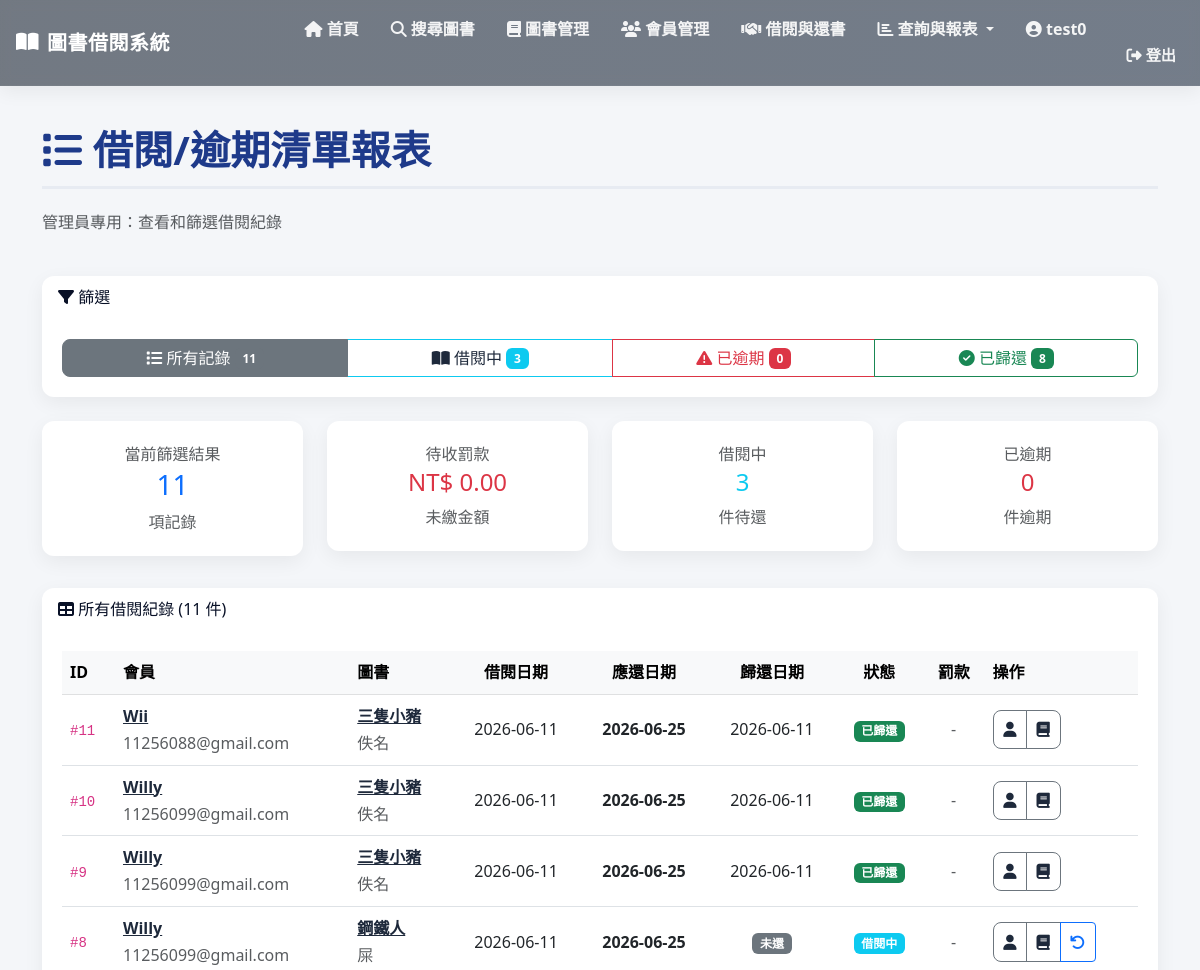
Page /reports/borrow/ (signed in, upper part) on the earlier database version.
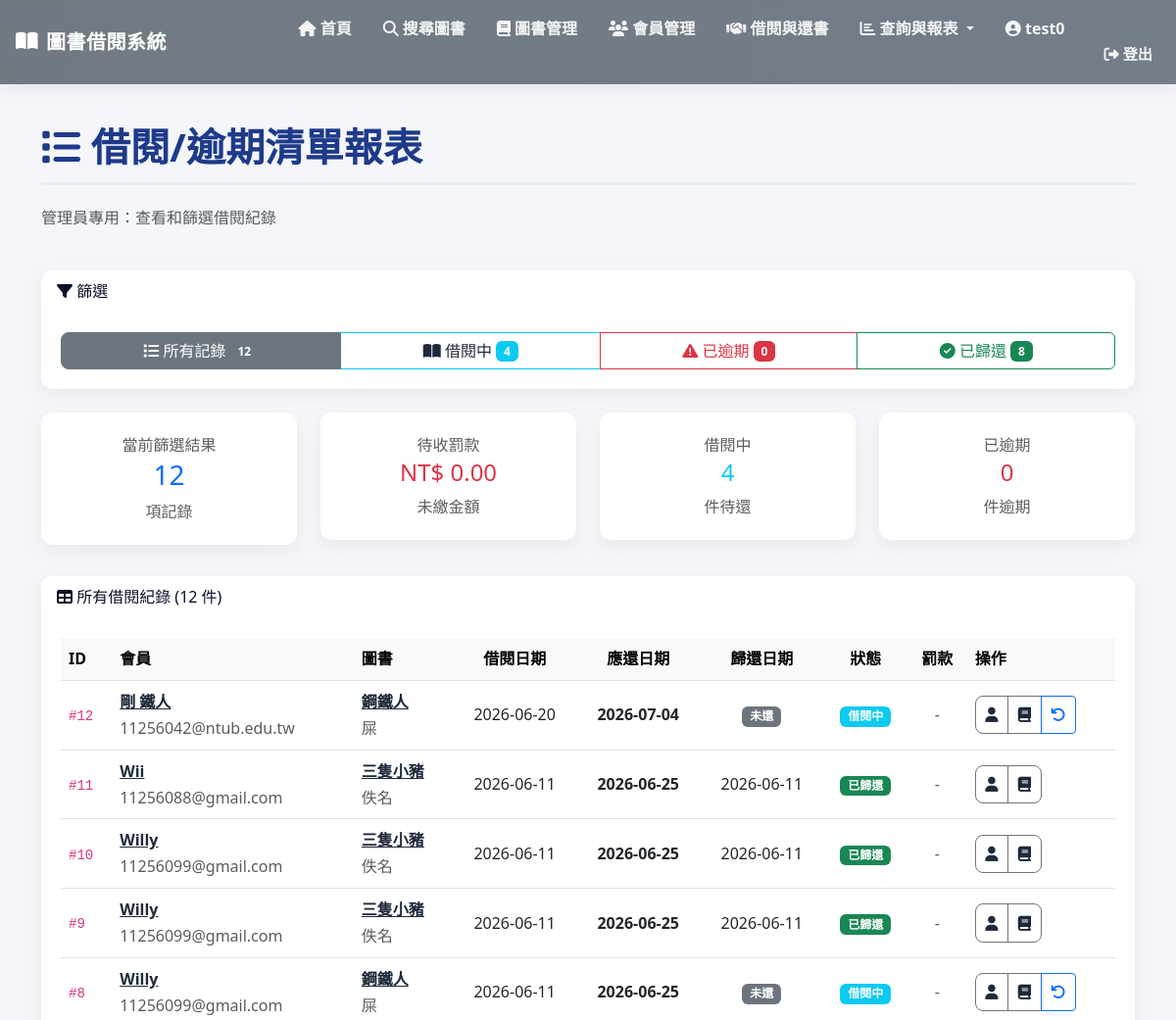
Same page on the later database version.
### library/models.py (models this page shows, shortened)
class BorrowRecord(models.Model):
    STATUS_CHOICES = [
        ('borrowing', '借閱中'),
        ('returned', '已歸還'),
        ('overdue', '已逾期'),
    ]
    member = models.ForeignKey(
        Member,
        on_delete=models.PROTECT,
        verbose_name='會員',
        help_text='借閱會員',
        related_name='borrow_records'
    )
    book = models.ForeignKey(
        Book,
        on_delete=models.PROTECT,
        verbose_name='圖書',
        help_text='被借閱的圖書',
        related_name='borrow_records'
    )
    borrow_date = models.DateTimeField(
        auto_now_add=True,
        verbose_name='借閱日期',
        help_text='借書時間'
    )
    due_date = models.DateField(
        verbose_name='應還日期',
        help_text='應該歸還的日期'
    )
    return_date = models.DateField(
        null=True,
        blank=True,
        verbose_name='實際歸還日期',
        help_text='實際歸還的日期（未歸還則為空）'
    )
    status = models.CharField(
        max_length=20,
        choices=STATUS_CHOICES,
        default='borrowing',
        verbose_name='狀態',
        help_text='借閱狀態（借閱中/已歸還/已逾期）'
    )
    overdue_fine = models.DecimalField(
        max_digits=10,
        decimal_places=2,
        default=0,
        verbose_name='逾期罰款金額',
        help_text='因逾期產生的罰款金額'
    )
    class Meta:
        verbose_name = '借閱紀錄'
        verbose_name_plural = '借閱紀錄'
        ordering = ['-borrow_date']
        indexes = [
            models.Index(fields=['member', 'status']),
            models.Index(fields=['book', 'status']),
        ]

class Member(models.Model):
    STATUS_CHOICES = [
        ('active', '正常'),
        ('suspended', '停權'),
    ]
    user = models.OneToOneField(
        User,
        on_delete=models.CASCADE,
        related_name='member_profile',
        verbose_name='帳號',
        help_text='關聯的系統帳號'
    )
    phone = models.CharField(
        max_length=20,
        verbose_name='電話',
        help_text='會員聯絡電話'
    )
    registration_date = models.DateTimeField(
        auto_now_add=True,
        verbose_name='註冊日期',
        help_text='會員註冊時間'
    )
    status = models.CharField(
        max_length=20,
        choices=STATUS_CHOICES,
        default='active',
        verbose_name='會員狀態',
        help_text='會員當前狀態（正常/停權）'
    )
    outstanding_fine = models.DecimalField(
        max_digits=10,
        decimal_places=2,
        default=0,
        verbose_name='未繳罰款總額',
        help_text='會員目前未繳納的罰款總額'
    )
    class Meta:
        verbose_name = '會員'
        verbose_name_plural = '會員'
        ordering = ['-registration_date']

class Book(models.Model):
    STATUS_CHOICES = [
        ('available', '上架'),
        ('unavailable', '下架'),
    ]
    title = models.CharField(
        max_length=200,
        verbose_name='書名',
        help_text='圖書標題'
    )
    author = models.CharField(
        max_length=100,
        verbose_name='作者',
        help_text='圖書作者名稱'
    )
    isbn = models.CharField(
        max_length=20,
        unique=True,
        verbose_name='ISBN',
        help_text='國際標準書號'
    )
    publisher = models.CharField(
        max_length=100,
        verbose_name='出版商',
        help_text='圖書出版社'
    )
    category = models.CharField(
        max_length=50,
        verbose_name='分類',
        help_text='圖書分類（如：文學、歷史、科技等）'
    )
    created_date = models.DateTimeField(
        auto_now_add=True,
        verbose_name='建檔日期',
        help_text='圖書建檔時間'
    )
    total_quantity = models.IntegerField(
        default=1,
        verbose_name='總數量',
        help_text='圖書館購入該書的總冊數'
    )
    available_quantity = models.IntegerField(
        default=1,
        verbose_name='庫存數量',
        help_text='該書目前可借用的冊數'
    )
    status = models.CharField(
        max_length=20,
        choices=STATUS_CHOICES,
        default='available',
        verbose_name='狀態',
        help_text='圖書當前狀態（上架/下架）'
    )
    class Meta:
        verbose_name = '圖書'
        verbose_name_plural = '圖書'
        ordering = ['-created_date']
        indexes = [
            models.Index(fields=['isbn']),
            models.Index(fields=['category']),
        ]

### library/views.py (the view)
    @login_required
    def wrapper(request, *args, **kwargs):
        if not request.user.is_staff:
            messages.error(request, '您沒有權限訪問此頁面。只有管理者可以存取。')
            return redirect('library:home')
        return view_func(request, *args, **kwargs)

### library/views.py (called while the page is built)
def staff_required(view_func):
    @login_required
    def wrapper(request, *args, **kwargs):
        if not request.user.is_staff:
            messages.error(request, '您沒有權限訪問此頁面。只有管理者可以存取。')
            return redirect('library:home')
        return view_func(request, *args, **kwargs)
    return wrapper

### library/templates/reports/borrow_report.html (shortened to what the changed rows need)
{% extends "base.html" %}
{% block content %}
<div class="row mb-4">
    <div class="col-12">
        <h1 class="page-title">
            <i class="fas fa-list"></i> 借閱/逾期清單報表
        </h1>
    </div>
</div>
<div class="card mb-4">
    <div class="card-body">
        <div class="btn-group w-100" role="group">
            <a href="?filter=all" class="btn btn-outline-secondary {% if filter_type == 'all' %}active{% endif %}">
                <i class="fas fa-list"></i> 所有記錄
                <span class="badge bg-secondary">{{ all_count }}</span>
            </a>
            <a href="?filter=borrowing" class="btn btn-outline-info {% if filter_type == 'borrowing' %}active{% endif %}">
                <i class="fas fa-book-open"></i> 借閱中
                <span class="badge bg-info">{{ borrowing_count }}</span>
            </a>
        </div>
    </div>
</div>
<div class="row mb-4">
    <div class="col-md-3 mb-2">
        <div class="card text-center">
            <div class="card-body">
                <small class="text-muted">當前篩選結果</small>
                <h3 class="text-primary">{{ current_count }}</h3>
                <small class="text-muted">項記錄</small>
            </div>
        </div>
    </div>
    <div class="col-md-3 mb-2">
        <div class="card text-center">
            <div class="card-body">
                <small class="text-muted">借閱中</small>
                <h4 class="text-info">{{ borrowing_count }}</h4>
                <small class="text-muted">件待還</small>
            </div>
        </div>
    </div>
</div>
<div class="card">
    <div class="card-header">
        <i class="fas fa-table"></i>
        {% if filter_type == 'borrowing' %}
            借閱中的紀錄 ({{ current_count }} 件)
        {% elif filter_type == 'overdue' %}
            已逾期的紀錄 ({{ current_count }} 件)
        {% elif filter_type == 'returned' %}
            已歸還的紀錄 ({{ current_count }} 件)
        {% else %}
            所有借閱紀錄 ({{ current_count }} 件)
        {% endif %}
    </div>
    <div class="card-body">
        {% if borrows %}
        <div class="table-responsive">
            <table class="table table-hover align-middle mb-0">
                <thead class="table-light">
                    <tr>
                        <th>ID</th>
                        <th>會員</th>
                        <th>圖書</th>
                        <th class="text-center">借閱日期</th>
                        <th class="text-center">應還日期</th>
                        <th class="text-center">歸還日期</th>
                        <th class="text-center">狀態</th>
                        <th class="text-center">罰款</th>
                        <th>操作</th>
                    </tr>
                </thead>
                <tbody>
                    {% for borrow in borrows %}
                    <tr {% if borrow.status == 'overdue' %}class="table-danger"{% endif %}>
                        <td>
                            <code>#{{ borrow.pk }}</code>
                        </td>
                        <td>
                            <a href="{% url 'library:member_detail' borrow.member.pk %}">
                                <strong>{{ borrow.member.user.get_full_name|default:borrow.member.user.username }}</strong>
                            </a>
                            <br>
                            <small class="text-muted">{{ borrow.member.user.email }}</small>
                        </td>
                        <td>
                            <a href="{% url 'library:book_detail' borrow.book.pk %}">
                                <strong>{{ borrow.book.title }}</strong>
                            </a>
                            <br>
                            <small class="text-muted">{{ borrow.book.author }}</small>
                        </td>
                        <td class="text-center">
                            {{ borrow.borrow_date|date:"Y-m-d" }}
                        </td>
                        <td class="text-center">
                            <strong>{{ borrow.due_date|date:"Y-m-d" }}</strong>
                        </td>
                        <td class="text-center">
                            {% if borrow.return_date %}
                                {{ borrow.return_date|date:"Y-m-d" }}
                            {% else %}
                                <span class="badge bg-secondary">未還</span>
                            {% endif %}
                        </td>
                        <td class="text-center">
                            {% if borrow.status == 'borrowing' %}
                                <span class="badge bg-info">借閱中</span>
                            {% elif borrow.status == 'overdue' %}
                                <span class="badge bg-danger">
                                    <i class="fas fa-exclamation-circle"></i> 逾期
                                </span>
                            {% elif borrow.status == 'returned' %}
                                <span class="badge bg-success">已歸還</span>
                            {% endif %}
                        </td>
                        <td class="text-center">
                            {% if borrow.overdue_fine > 0 %}
                                <span class="badge bg-warning" style="font-size: 0.9rem;">
                                    NT$ {{ borrow.overdue_fine }}
                                </span>
                            {% else %}
                                <span class="text-muted">-</span>
                            {% endif %}
                        </td>
                        <td>
                            <div class="btn-group btn-group-sm" role="group">
                                <a href="{% url 'library:member_detail' borrow.member.pk %}"
                                   class="btn btn-outline-secondary btn-sm" title="會員詳情">
                                    <i class="fas fa-user"></i>
                                </a>
                                <a href="{% url 'library:book_detail' borrow.book.pk %}"
                                   class="btn btn-outline-secondary btn-sm" title="圖書詳情">
                                    <i class="fas fa-book"></i>
                                </a>
                                {% if borrow.status != 'returned' %}
                                <a href="{% url 'library:borrow_return' borrow.pk %}"
                                   class="btn btn-outline-primary btn-sm" title="還書">
                                    <i class="fas fa-undo"></i>
                                </a>
                                {% endif %}
                            </div>
                        </td>
                    </tr>
                    {% endfor %}
                </tbody>
            </table>
        </div>
        {% endif %}
    </div>
</div>
{% endblock %}

Differences in the rows shown:
added BorrowRecord: pk "12", member.user.get_full_name "剛 鐵人", member.user.email "11256042@ntub.edu.tw", book "鋼鐵人", book.author "屎", borrow_date "2026-06-20", due_date "2026-07-04", shows "未還", status "借閱中"
Other differences:
{{ all_count }}: "11" → "12"
{{ borrowing_count }}: "3" → "4"
{{ current_count }}: "11" → "12"
